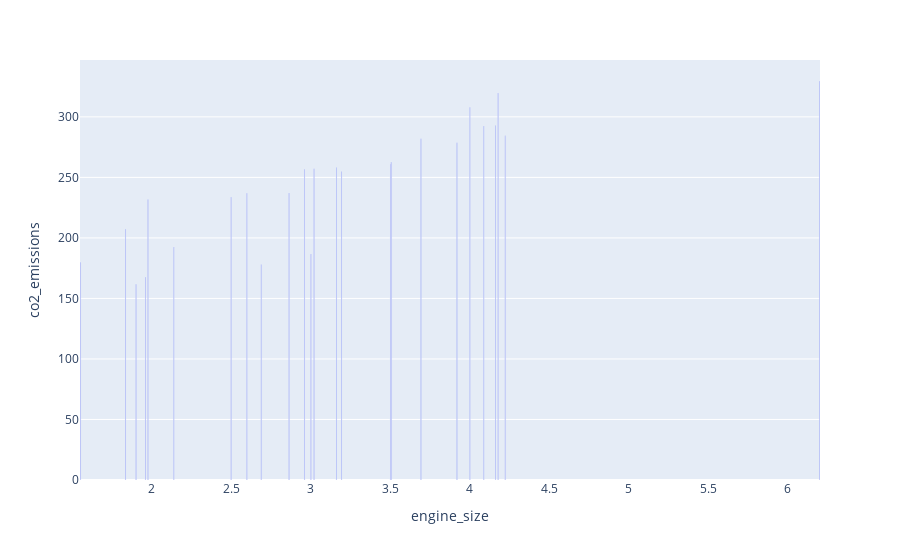

Notebook source saved alongside this figure:
### Code cell
fig3 = px.bar(df_bar, x='engine_size', y='co2_emissions')
fig3.show()

# save the plot
fig3.write_image("./outputs/plotly_plots/fig3.png", scale=3)

### Figure 1 — Plotly figure (JSON) as saved in the notebook; plotly's stock layout.template omitted (floating-point values rounded to 4 significant figures)
{"data": [{"alignmentgroup": "True", "hovertemplate": "engine_size=%{x}<br>co2_emissions=%{y}<extra></extra>", "legendgroup": "", "marker": {"color": "#636efa", "pattern": {"shape": ""}}, "name": "", "offsetgroup": "", "orientation": "v", "showlegend": false, "textposition": "auto", "type": "bar", "x": [6.2, 1.833, 4.088, 4.162, 4.178, 4.222, 3.02, 1.9, 2.96, 3.193, 3.5, 3.692, 4, 2.597, 3.919, 3.16, 2.862, 1.959, 3, 2.688, 2.137, 1.975, 1.55, 2.498, 3.505], "xaxis": "x", "y": [329.6, 207.3, 292.4, 292.8, 319.8, 284.4, 257.1, 161.7, 256.7, 254.9, 261, 282.0, 308, 236.8, 278.7, 258.1, 237, 167.8, 186.7, 178.1, 192.4, 231.8, 179.9, 233.8, 262.7], "yaxis": "y"}], "layout": {"barmode": "relative", "legend": {"tracegroupgap": 0}, "margin": {"t": 60}, "xaxis": {"anchor": "y", "domain": [0, 1], "title": {"text": "engine_size"}}, "yaxis": {"anchor": "x", "domain": [0, 1], "title": {"text": "co2_emissions"}}}}
